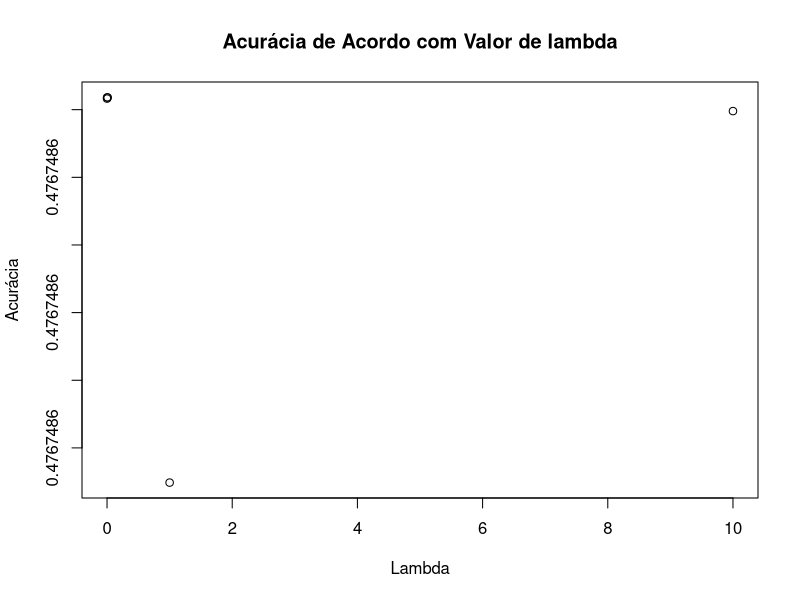

Write R code to recreate this figure.
# Y data defined by the mining code for kNN
plot(x=c(0.00001,0.001,0.01,10,1),
  main="Acurácia de Acordo com Valor de lambda",
  xlab="Lambda",
  ylab="Acurácia",
  y=c(0.47674861948327,0.476748619483624,0.476748619483595,0.476748619479577,0.476748619369747),
  freq=FALSE
)
